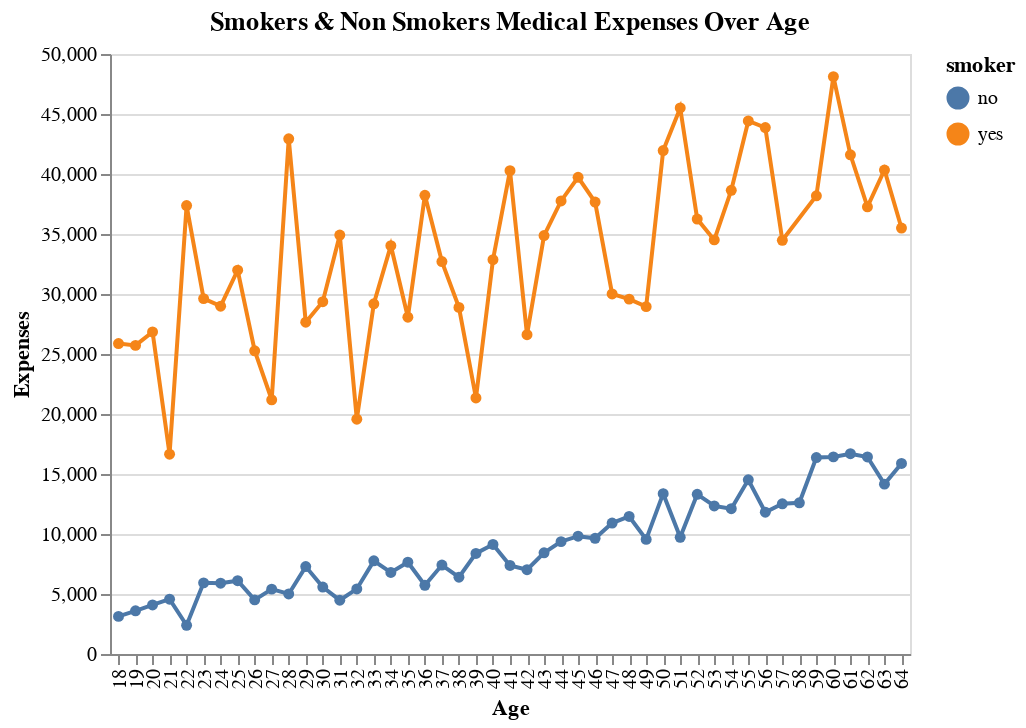

Notebook code cell kept with this figure:
### Markdown cell above
**Let's see how smokers and non smokers are spending for medical treatments during their lifetime**

We expect expenditures by smokers should be higher than the non smokers.

### Code cell
alt.Chart(training_df.groupby(['age','smoker']).mean().reset_index()).mark_line(point = True).encode(
    alt.X('age:N', title = 'Age'),
    alt.Y('charges:Q', title = 'Expenses'),
    alt.Color('smoker:N')
).properties(title='Smokers & Non Smokers Medical Expenses Over Age')

### Figure 1 — Vega-Lite specification as saved in the notebook (floating-point values rounded to 4 significant figures)
{"$schema": "https://vega.github.io/schema/vega-lite/v3.4.0.json", "config": {"mark": {"tooltip": null}, "view": {"height": 300, "width": 400}}, "data": {"name": "data-03b2ec987c1f3cc635cf51fa4e89ce01"}, "datasets": {"data-03b2ec987c1f3cc635cf51fa4e89ce01": [{"age": 18, "bmi": 31.72, "charges": 3134.0, "children": 0.375, "smoker": "no"}, {"age": 18, "bmi": 30.25, "charges": 25870.0, "children": 0.8333, "smoker": "yes"}, {"age": 19, "bmi": 26.32, "charges": 3596.0, "children": 0.5385, "smoker": "no"}, {"age": 19, "bmi": 30.84, "charges": 25720.0, "children": 0, "smoker": "yes"}, {"age": 20, "bmi": 31.71, "charges": 4086.0, "children": 1.062, "smoker": "no"}, {"age": 20, "bmi": 29.98, "charges": 26840.0, "children": 1.2, "smoker": "yes"}, {"age": 21, "bmi": 30.93, "charges": 4571.0, "children": 0.5, "smoker": "no"}, {"age": 21, "bmi": 23.77, "charges": 16650.0, "children": 2.5, "smoker": "yes"}, {"age": 22, "bmi": 29.47, "charges": 2391.0, "children": 0.4118, "smoker": "no"}, {"age": 22, "bmi": 37.38, "charges": 37370.0, "children": 1.167, "smoker": "yes"}, {"age": 23, "bmi": 31.39, "charges": 5928.0, "children": 0.7333, "smoker": "no"}, {"age": 23, "bmi": 35.62, "charges": 29620.0, "children": 1, "smoker": "yes"}, {"age": 24, "bmi": 28.78, "charges": 5903.0, "children": 0.5882, "smoker": "no"}, {"age": 24, "bmi": 30.58, "charges": 28980.0, "children": 0, "smoker": "yes"}, {"age": 25, "bmi": 29.06, "charges": 6107.0, "children": 1.222, "smoker": "no"}, {"age": 25, "bmi": 35.15, "charges": 31980.0, "children": 1.667, "smoker": "yes"}, {"age": 26, "bmi": 27.76, "charges": 4510.0, "children": 0.9412, "smoker": "no"}, {"age": 26, "bmi": 25.05, "charges": 25270.0, "children": 2, "smoker": "yes"}, {"age": 27, "bmi": 29.28, "charges": 5404.0, "children": 0.7857, "smoker": "no"}, {"age": 27, "bmi": 26.68, "charges": 21190.0, "children": 1, "smoker": "yes"}, {"age": 28, "bmi": 28.59, "charges": 5001.0, "children": 1.222, "smoker": "no"}, {"age": 28, "bmi": 34.04, "charges": 42930.0, "children": 0.5, "smoker": "yes"}, {"age": 29, "bmi": 30.51, "charges": 7284.0, "children": 1.429, "smoker": "no"}, {"age": 29, "bmi": 31.17, "charges": 27650.0, "children": 0.5, "smoker": "yes"}, {"age": 30, "bmi": 31.26, "charges": 5581.0, "children": 1.571, "smoker": "no"}, {"age": 30, "bmi": 32.18, "charges": 29360.0, "children": 2, "smoker": "yes"}, {"age": 31, "bmi": 29.07, "charges": 4484.0, "children": 1.222, "smoker": "no"}, {"age": 31, "bmi": 32.9, "charges": 34920.0, "children": 1.8, "smoker": "yes"}, {"age": 32, "bmi": 32.39, "charges": 5422.0, "children": 0.9333, "smoker": "no"}, {"age": 32, "bmi": 27.22, "charges": 19560.0, "children": 1.667, "smoker": "yes"}, {"age": 33, "bmi": 31.5, "charges": 7763.0, "children": 2.182, "smoker": "no"}, {"age": 33, "bmi": 28.0, "charges": 29190.0, "children": 0.6, "smoker": "yes"}, {"age": 34, "bmi": 30.56, "charges": 6795.0, "children": 1.077, "smoker": "no"}, {"age": 34, "bmi": 29.56, "charges": 34030.0, "children": 1, "smoker": "yes"}, {"age": 35, "bmi": 31.47, "charges": 7650.0, "children": 1.533, "smoker": "no"}, {"age": 35, "bmi": 30.19, "charges": 28070.0, "children": 1.8, "smoker": "yes"}, {"age": 36, "bmi": 29.09, "charges": 5726.0, "children": 1.429, "smoker": "no"}, {"age": 36, "bmi": 34.81, "charges": 38230.0, "children": 0.5, "smoker": "yes"}, {"age": 37, "bmi": 30.56, "charges": 7410.0, "children": 1.818, "smoker": "no"}, {"age": 37, "bmi": 31.35, "charges": 32700.0, "children": 1.167, "smoker": "yes"}, {"age": 38, "bmi": 27.03, "charges": 6399.0, "children": 1.467, "smoker": "no"}, {"age": 38, "bmi": 28.84, "charges": 28880.0, "children": 1.5, "smoker": "yes"}, {"age": 39, "bmi": 31.83, "charges": 8381.0, "children": 2.25, "smoker": "no"}, {"age": 39, "bmi": 27.38, "charges": 21340.0, "children": 1.25, "smoker": "yes"}, {"age": 40, "bmi": 31.04, "charges": 9127.0, "children": 2, "smoker": "no"}, {"age": 40, "bmi": 29.26, "charges": 32860.0, "children": 1.667, "smoker": "yes"}, {"age": 41, "bmi": 31.79, "charges": 7378.0, "children": 1.353, "smoker": "no"}, {"age": 41, "bmi": 35.75, "charges": 40270.0, "children": 1, "smoker": "yes"}, {"age": 42, "bmi": 32.46, "charges": 7027.0, "children": 1.067, "smoker": "no"}, {"age": 42, "bmi": 28.88, "charges": 26610.0, "children": 0.8333, "smoker": "yes"}, {"age": 43, "bmi": 29.42, "charges": 8433.0, "children": 1.889, "smoker": "no"}, {"age": 43, "bmi": 31.91, "charges": 34870.0, "children": 1.444, "smoker": "yes"}, {"age": 44, "bmi": 29.12, "charges": 9364.0, "children": 1.333, "smoker": "no"}, {"age": 44, "bmi": 32.15, "charges": 37750.0, "children": 0.5, "smoker": "yes"}, {"age": 45, "bmi": 30.38, "charges": 9819.0, "children": 1.526, "smoker": "no"}, {"age": 45, "bmi": 30.5, "charges": 39730.0, "children": 1, "smoker": "yes"}, {"age": 46, "bmi": 31.27, "charges": 9642.0, "children": 1.357, "smoker": "no"}, {"age": 46, "bmi": 33.01, "charges": 37670.0, "children": 1.75, "smoker": "yes"}, {"age": 47, "bmi": 30.67, "charges": 10910.0, "children": 1.357, "smoker": "no"}, {"age": 47, "bmi": 30.44, "charges": 30010.0, "children": 1.333, "smoker": "yes"}, {"age": 48, "bmi": 31.77, "charges": 11460.0, "children": 1.333, "smoker": "no"}, {"age": 48, "bmi": 28.99, "charges": 29570.0, "children": 1.333, "smoker": "yes"}, {"age": 49, "bmi": 30.58, "charges": 9552.0, "children": 1.5, "smoker": "no"}, {"age": 49, "bmi": 27.45, "charges": 28950.0, "children": 1.333, "smoker": "yes"}, {"age": 50, "bmi": 29.42, "charges": 13360.0, "children": 1.083, "smoker": "no"}, {"age": 50, "bmi": 32.77, "charges": 41960.0, "children": 1, "smoker": "yes"}, {"age": 51, "bmi": 32.63, "charges": 9721.0, "children": 0.8333, "smoker": "no"}, {"age": 51, "bmi": 38.64, "charges": 45500.0, "children": 1.333, "smoker": "yes"}, {"age": 52, "bmi": 32.8, "charges": 13310.0, "children": 1.167, "smoker": "no"}, {"age": 52, "bmi": 30.65, "charges": 36240.0, "children": 2, "smoker": "yes"}, {"age": 53, "bmi": 31.3, "charges": 12340.0, "children": 1.133, "smoker": "no"}, {"age": 53, "bmi": 29.11, "charges": 34510.0, "children": 1.75, "smoker": "yes"}, {"age": 54, "bmi": 29.92, "charges": 12100.0, "children": 1.267, "smoker": "no"}, {"age": 54, "bmi": 32.16, "charges": 38640.0, "children": 2.333, "smoker": "yes"}, {"age": 55, "bmi": 31.42, "charges": 14510.0, "children": 1.118, "smoker": "no"}, {"age": 55, "bmi": 35.2, "charges": 44420.0, "children": 0, "smoker": "yes"}, {"age": 56, "bmi": 30.45, "charges": 11810.0, "children": 1.067, "smoker": "no"}, {"age": 56, "bmi": 32.71, "charges": 43870.0, "children": 1, "smoker": "yes"}, {"age": 57, "bmi": 29.11, "charges": 12520.0, "children": 0.6, "smoker": "no"}, {"age": 57, "bmi": 33.64, "charges": 34480.0, "children": 0.3333, "smoker": "yes"}, {"age": 58, "bmi": 32.64, "charges": 12600.0, "children": 0.1579, "smoker": "no"}, {"age": 59, "bmi": 30.65, "charges": 16370.0, "children": 1.467, "smoker": "no"}, {"age": 59, "bmi": 32.85, "charges": 38180.0, "children": 1.25, "smoker": "yes"}, {"age": 60, "bmi": 28.25, "charges": 16430.0, "children": 0.4, "smoker": "no"}, {"age": 60, "bmi": 35.48, "charges": 48120.0, "children": 0.6, "smoker": "yes"}, {"age": 61, "bmi": 32.35, "charges": 16690.0, "children": 0.8182, "smoker": "no"}, {"age": 61, "bmi": 33.66, "charges": 41600.0, "children": 1, "smoker": "yes"}, {"age": 62, "bmi": 32.54, "charges": 16420.0, "children": 0.5833, "smoker": "no"}, {"age": 62, "bmi": 28.58, "charges": 37260.0, "children": 1.5, "smoker": "yes"}, {"age": 63, "bmi": 32.0, "charges": 14160.0, "children": 0.4167, "smoker": "no"}, {"age": 63, "bmi": 31.94, "charges": 40330.0, "children": 0.4, "smoker": "yes"}, {"age": 64, "bmi": 34.88, "charges": 15880.0, "children": 0.5833, "smoker": "no"}, {"age": 64, "bmi": 27.76, "charges": 35500.0, "children": 0.4, "smoker": "yes"}]}, "encoding": {"color": {"field": "smoker", "type": "nominal"}, "x": {"field": "age", "title": "Age", "type": "nominal"}, "y": {"field": "charges", "title": "Expenses", "type": "quantitative"}}, "mark": {"point": true, "type": "line"}, "title": "Smokers & Non Smokers Medical Expenses Over Age"}
